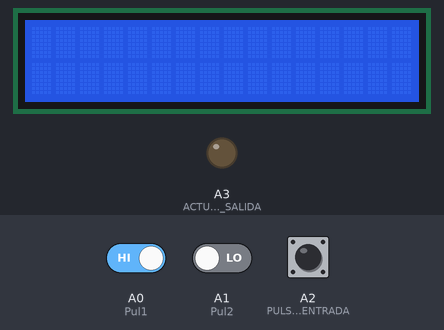
The sketch below on a simulated Arduino Uno, built with avr-gcc and run on an emulated ATmega328P. On the bench: 16×2 character LCD, output pins drawn as LEDs (lit = HIGH). Inputs (shaded band) come from the test bench; at power-on: A0 (Pul1) HIGH, A1 (Pul2) LOW, A2 (PULSADOR_3_COMO_ENTRADA) LOW.

Above: at 1.2 s.
1.3 s: A0 (Pul1) driven LOW
At 1.7 s:
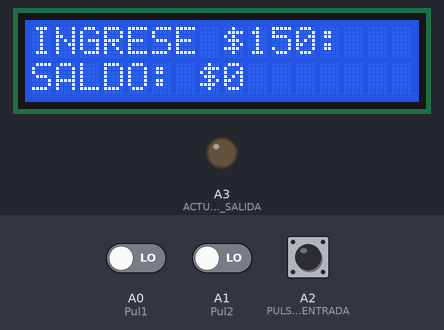
2.8 s: A1 (Pul2) driven HIGH
At 4.1 s:
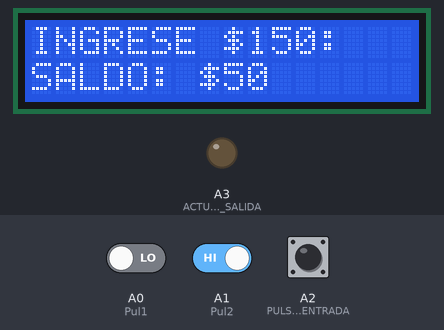
Timing chart, 0 to 5.8 s (numbered marks = the images above; inputs shaded):
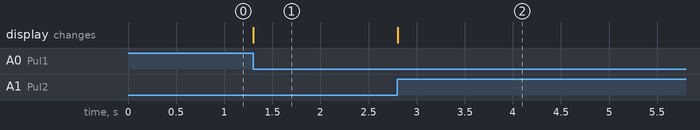

Measured:
- after the input at 1.3 s, the display: changes at once (image 1)
- after the input at 2.8 s, the display: changes at once (image 2)

The sketch:

m_quina_expendedora1.ino
```cpp
//Máquina de Estados - Máquina Expendedora
#include <LiquidCrystal.h>

int A = 0; // MONEDA DE 100
int B = 0; // MONEDA DE 50
int C=0; // ACUMULADO
int D=1; // VARIABLE PARA LOS ESTADOS
int Pul1 = A0; // PULSADOR 1
int Pul2 = A1; // PULSADOR 2
int Enter = A2; // PULSADOR 3
int Led = A3; // ACTUADOR
LiquidCrystal lcd(12, 11, 5, 4, 3, 2); //PINES ARDUINO TO LCD


// DECLARACIÓN DE ENTRADAS Y SALIDAS
void setup() {
  lcd.begin(16, 2);
  pinMode(A0, INPUT); // PULSADOR 1 COMO ENTRADA
  pinMode(A1, INPUT); // PULSADOR 2 COMO ENTRADA
  pinMode(A2, INPUT); // PULSADOR 3 COMO ENTRADA
  pinMode(A3, OUTPUT);// ACTUADOR COMO SALIDA
  }

void loop() {

  switch(D){

 case 1: // PRIMER ESTADO

   if(digitalRead(A0) == 0 and digitalRead(A1) == 0){// LECTURA DE PINES PARA PULSADOR 1 Y 2
    lcd.setCursor(0, 0);
    lcd.print("INGRESE $150: "); // PRIMER TEXTO MOSTRADO
    lcd.setCursor(0,1);
    lcd.print("SALDO: $");           // PRIMER TEXTO MOSTRADO
    lcd.setCursor(8,1);
    lcd.print(C);
    if(digitalRead(Pul1) == 1){
     A=100;
     C+=A;
     D=2;} // PASA AL CASO 2
    if(digitalRead(Pul2) == 1){
      B=50;
      C+=B;
     D=3;}} // PASA AL CASO 3
    if(digitalRead(A2) == 1){
       D=4;
    }
    break;

case 2: // SEGUNDO ESTADO

   if(A==100){ // Condición para 100
    lcd.setCursor(8,1);
    lcd.print(C); // IMPRIMIR ACUMULADO
    D=1;
    }
    break;

case 3: // TERCER ESTADO

   if(B==50){ // CONDICIÓN PARA 50
    lcd.setCursor(8,1);
    lcd.print(C); // IMPRIMIR ACUMULADO
    D=1;
    }
    break;

case 4: // CUARTO ESTADO
   if(C>=150){  // CONDICIÓN PARA EL ACUMULADO
    digitalWrite(A3,HIGH); // ACTUADOR ENCENDIDO
    lcd.clear();           // LIMPIAR PANTALLA
    lcd.setCursor(1,0);
    lcd.print("TOME SU BEBIDA"); // SEGUNDO MENSAJE
    lcd.setCursor(3,1);
    lcd.print("GRACIAS ;)");     // SEGUNDO MENSAJE
    delay(2000);       // TIEMPO EN PANTALLA
    lcd.clear(); // LIMPIAR PANTALLA
    digitalWrite(A3,LOW); // ACTUADOR APAGADO
    A=0; // REGRESO AL PRIMER ESTADO
    B=0; // REGRESO AL PRIMER ESTADO
    C=0; // REGRESO AL PRIMER ESTADO
    D=1; // REGRESO AL PRIMER ESTADO
    }
    break;
  }
}
```
